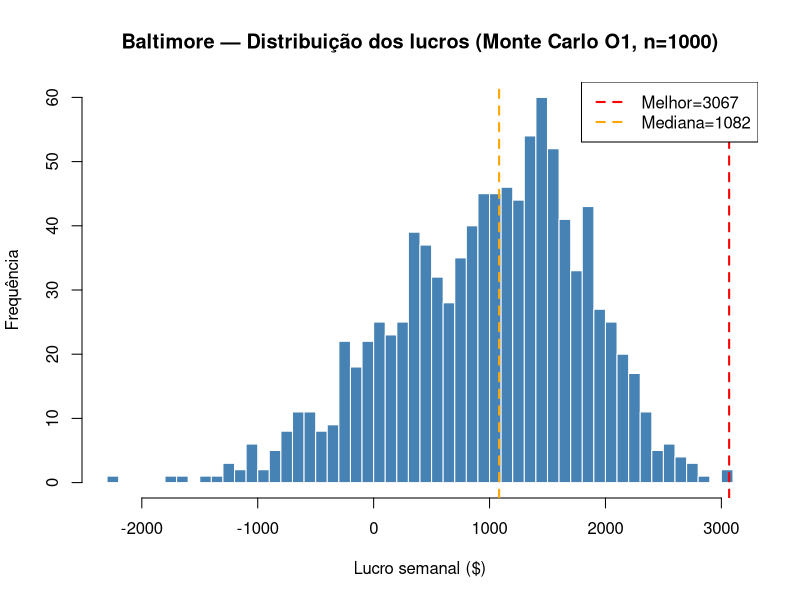

R code for this plot:
## ---- chunk 1
 #═══════════════════════════════════════════════════════════════════════════
# OPTIMIZAÇÃO — O1: Maximizar lucro semanal (1 store, Baltimore)
# ═══════════════════════════════════════════════════════════════════════════

# ── Parâmetros do modelo de negócio ─────────────────────────────────────────
FX          <- 1.15   # HR factor para X workers (sénior)
FJ          <- 1.0    # HR factor para J workers (júnior)
CAP_X       <- 7     # clientes por X worker por dia
CAP_J       <- 6     # clientes por J worker por dia

# Custos HR por worker por dia
HR_COST <- list(
  X_weekday = 80,
  X_weekend = 95,
  J_weekday = 60,
  J_weekend = 70
)

# Custos fixos semanais por loja
STORE_FIXED_COST <- list(
  baltimore    = 700,
  lancaster    = 700,   # ajustar quando confirmado
  philadelphia = 760,
  richmond     = 700    # ajustar quando confirmado
)

# Dias da semana: 1=Sunday ... 7=Saturday
# Weekend = domingo (1) e sábado (7)
IS_WEEKEND <- c(TRUE, FALSE, FALSE, FALSE, FALSE, FALSE, TRUE)


# ═══════════════════════════════════════════════════════════════════════════
# FUNÇÃO DE AVALIAÇÃO — eval_s1
# s = c(J_1..J_7, X_1..X_7, PR_1..PR_7) — vector de 21 valores
# pred = vector de 7 valores (Num_Customers previstos para cada dia)
# store = nome da loja (para buscar W_s)
# ═══════════════════════════════════════════════════════════════════════════
eval_s1 <- function(s, pred, store = "baltimore") {

  J  <- round(s[1:7])         # nº de J workers por dia (inteiro)
  X  <- round(s[8:14])        # nº de X workers por dia (inteiro)
  PR <- pmax(0, pmin(0.30, s[15:21]))  # promoção por dia [0, 0.30]

  weekly_return <- 0

  for (d in 1:7) {
    C_d  <- pred[d]
    X_d  <- X[d]
    J_d  <- J[d]
    PR_d <- PR[d]

    # ── Clientes assistidos ──────────────────────────────────────────────
    by_X <- min(X_d * CAP_X, C_d)
    by_J <- min(J_d * CAP_J, max(0L, C_d - by_X))

    # ── Unidades vendidas por cliente (fórmula do enunciado) ─────────────
    log_term <- log(2 - PR_d)
    U_X      <- round(FX * 10 / log_term)
    U_J      <- round(FJ * 10 / log_term)

    # ── Total de unidades ────────────────────────────────────────────────
    Xunits <- by_X * U_X
    Junits <- by_J * U_J

    # ── Lucro de vendas (fórmula do enunciado) ───────────────────────────
    Xsales <- round(Xunits * (1 - PR_d) * 1.07)
    Jsales <- round(Junits * (1 - PR_d) * 1.07)

    # ── Custos de RH ─────────────────────────────────────────────────────
    if (IS_WEEKEND[d]) {
      XHRc <- X_d * HR_COST$X_weekend
      JHRc <- J_d * HR_COST$J_weekend
    } else {
      XHRc <- X_d * HR_COST$X_weekday
      JHRc <- J_d * HR_COST$J_weekday
    }

    # ── Retorno diário ───────────────────────────────────────────────────
    R_d          <- Xsales + Jsales - XHRc - JHRc
    weekly_return <- weekly_return + R_d
  }

  # Retorno semanal líquido (subtrai custo fixo da loja)
  W_s <- STORE_FIXED_COST[[store]]
  Rs  <- weekly_return - W_s

  return(Rs)
}


# ═══════════════════════════════════════════════════════════════════════════
# VERIFICAÇÃO — reproduzir o exemplo do slide (Baltimore → lucro = 146)
# ═══════════════════════════════════════════════════════════════════════════
verify_eval <- function() {
  cat("═══════════════════════════════════════════\n")
  cat("VERIFICAÇÃO DA FUNÇÃO eval_s1\n")
  cat("═══════════════════════════════════════════\n\n")

  # Dados reais da semana de exemplo (slide imagem 2)
  pred_verify <- c(97, 61, 65, 71, 65, 89, 125)  # Num_Customers reais

  # Plano do slide (PR, X, J por dia su→sa)
  J_verify  <- c(0,  10, 4, 0,  5, 5, 4)
  X_verify  <- c(4,  0,  8, 20, 0, 4, 3)
  PR_verify <- c(0.00, 0.05, 0.10, 0.15, 0.20, 0.25, 0.30)

  s_verify <- c(J_verify, X_verify, PR_verify)

  # Cálculo detalhado para debug
  cat("Dia | Clientes | by_X | by_J | Xunits | Junits | Xsales | Jsales | XHRc | JHRc | R_d\n")
  cat(paste(rep("-", 100), collapse=""), "\n")

  for (d in 1:7) {
    day_names <- c("su","mo","tu","we","th","fr","sa")
    C_d  <- pred_verify[d]
    X_d  <- X_verify[d]
    J_d  <- J_verify[d]
    PR_d <- PR_verify[d]

    by_X <- min(X_d * CAP_X, C_d)
    by_J <- min(J_d * CAP_J, max(0, C_d - by_X))

    log_term <- log(2 - PR_d)
    U_X      <- round(FX * 10 / log_term)
    U_J      <- round(FJ * 10 / log_term)

    Xunits <- by_X * U_X
    Junits <- by_J * U_J

    Xsales <- round(Xunits * (1 - PR_d) * 1.07)
    Jsales <- round(Junits * (1 - PR_d) * 1.07)

    if (IS_WEEKEND[d]) {
      XHRc <- X_d * HR_COST$X_weekend
      JHRc <- J_d * HR_COST$J_weekend
    } else {
      XHRc <- X_d * HR_COST$X_weekday
      JHRc <- J_d * HR_COST$J_weekday
    }

    R_d <- Xsales + Jsales - XHRc - JHRc

    cat(sprintf(" %s  | %8d | %4d | %4d | %6d | %6d | %6d | %6d | %4d | %4d | %4d\n",
                day_names[d], C_d, by_X, by_J,
                Xunits, Junits, Xsales, Jsales, XHRc, JHRc, R_d))
  }

  result     <- eval_s1(s_verify, pred_verify, store="baltimore")
  expected   <- 146

  cat(paste(rep("-", 100), collapse=""), "\n")
  cat(sprintf("\nLucro semanal calculado : %d\n", result))
  cat(sprintf("Lucro esperado (slide)  : %d\n", expected))

  if (result == expected) {
    cat("✓ VERIFICAÇÃO PASSOU — eval_s1 está correctamente implementada!\n")
  } else {
    cat(sprintf("✗ VERIFICAÇÃO FALHOU — diferença de %d\n", result - expected))
  }
  cat("═══════════════════════════════════════════\n")
}

verify_eval()
## ---- chunk 2
# ═══════════════════════════════════════════════════════════════════════════
# MONTE CARLO — O1: Maximizar lucro semanal (Baltimore, n=1000)
# ═══════════════════════════════════════════════════════════════════════════

# Previsões para a próxima semana (vêm do modelo de forecasting)
# Substitui pelos valores reais do prev_arimax_balt ou prev_balt

pred_balt <- c(79,55,133,142,139,152,176)   # 7 valores previstos

# ── Bounds da solução ────────────────────────────────────────────────────────
# s = c(J_1..J_7, X_1..X_7, PR_1..PR_7)
lower_balt <- rep(0, 21)
upper_balt <- c(
  ceiling(pred_balt / CAP_J),   # máx J workers por dia
  ceiling(pred_balt / CAP_X),   # máx X workers por dia
  rep(0.30, 7)                  # máx PR por dia
)

cat("\n═══════════════════════════════════════════\n")
cat("OPTIMIZAÇÃO O1 — Baltimore\n")
cat("Previsões próximos 7 dias:", pred_balt, "\n")
cat("Lower bounds:", lower_balt, "\n")
cat("Upper bounds:", round(upper_balt, 2), "\n")
cat("═══════════════════════════════════════════\n\n")

# ── Monte Carlo — n=1000 soluções aleatórias ─────────────────────────────────
set.seed(42)
N_MC <- 1000

best_profit <- -Inf
best_s      <- NULL

profits_mc  <- numeric(N_MC)

for (i in 1:N_MC) {
  # Gerar solução aleatória dentro dos bounds
  s_rand <- numeric(21)

  # J e X: inteiros aleatórios
  for (k in 1:14) {
    s_rand[k] <- sample(lower_balt[k]:upper_balt[k], 1)
  }

  # PR: valores reais aleatórios [0, 0.30]
  s_rand[15:21] <- runif(7, min=0, max=0.30)

  # Avaliar
  profit       <- eval_s1(s_rand, pred_balt, store="baltimore")
  profits_mc[i] <- profit

  # Guardar melhor
  if (profit > best_profit) {
    best_profit <- profit
    best_s      <- s_rand
  }
}
## ---- chunk 3
# ── Resultados ───────────────────────────────────────────────────────────────
cat("── Resultados Monte Carlo O1 (n=1000) ──\n")
cat("Melhor lucro encontrado :", round(best_profit, 2), "$\n")
cat("Mediana dos lucros      :", round(median(profits_mc), 2), "$\n")
cat("Média dos lucros        :", round(mean(profits_mc), 2), "$\n")
cat("Lucro mínimo            :", round(min(profits_mc), 2), "$\n\n")

# ── Melhor plano encontrado ──────────────────────────────────────────────────
best_J  <- round(best_s[1:7])
best_X  <- round(best_s[8:14])
best_PR <- round(best_s[15:21], 2)

day_names <- c("su","mo","tu","we","th","fr","sa")

cat("── Melhor plano semanal ──\n")
cat(sprintf("%-6s", "day:"),  paste(sprintf("%6s", day_names),  collapse=""), "\n")
cat(sprintf("%-6s", "PR:"),   paste(sprintf("%6.2f", best_PR),  collapse=""), "\n")
cat(sprintf("%-6s", "HR X:"), paste(sprintf("%6d", best_X),     collapse=""), "\n")
cat(sprintf("%-6s", "HR J:"), paste(sprintf("%6d", best_J),     collapse=""), "\n")
cat(sprintf("week profit = %d\n", best_profit))

# ── Histograma da distribuição dos lucros ────────────────────────────────────
hist(profits_mc,
     breaks = 50,
     main   = "Baltimore — Distribuição dos lucros (Monte Carlo O1, n=1000)",
     xlab   = "Lucro semanal ($)",
     ylab   = "Frequência",
     col    = "steelblue",
     border = "white")
abline(v = best_profit, col = "red",    lty = 2, lwd = 2)
abline(v = median(profits_mc), col = "orange", lty = 2, lwd = 2)
legend("topright",
       c(paste0("Melhor=", round(best_profit)),
         paste0("Mediana=", round(median(profits_mc)))),
       col = c("red","orange"), lty = 2, lwd = 2)
